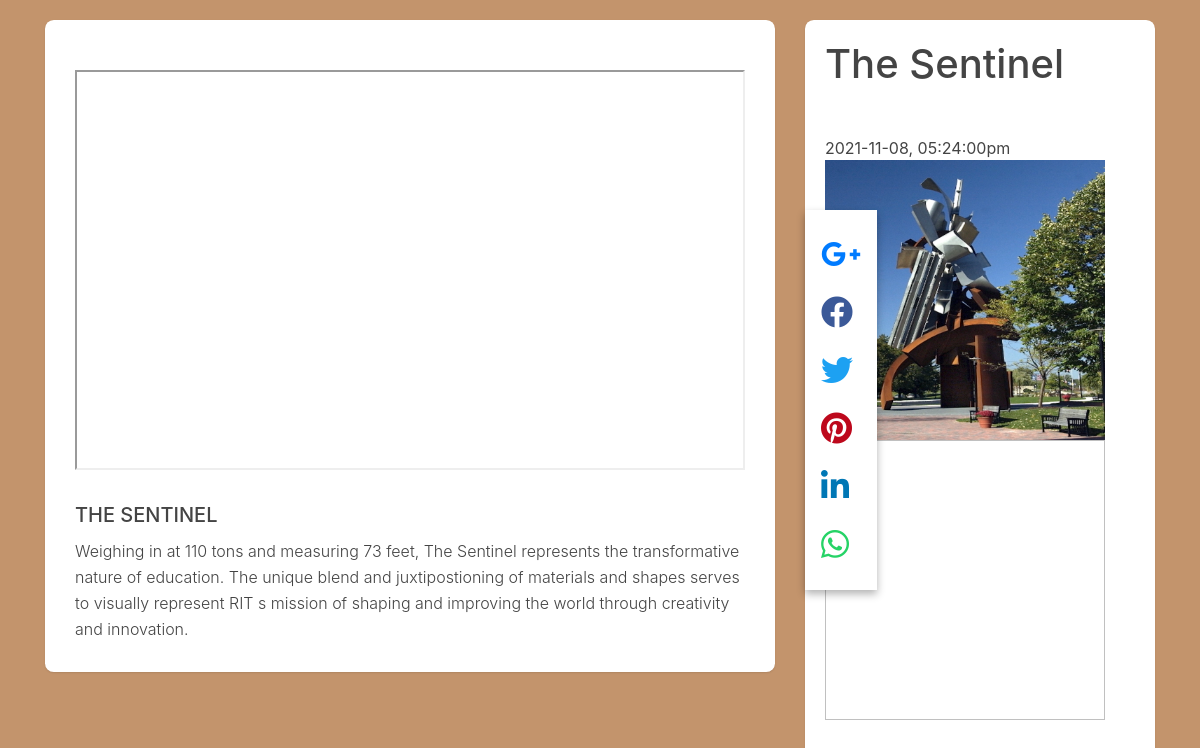
Screenshot of /Admin/detail.php with the database file from the repository.
### tables this page shows
CREATE TABLE IF NOT EXISTS `museai` (
  `idmuseai` INT NOT NULL AUTO_INCREMENT,
  `name` VARCHAR(50) NOT NULL,
  `artist` VARCHAR(50) NOT NULL,
  `year` VARCHAR(50) NOT NULL,
  `datepost` VARCHAR(50) NOT NULL,
  `datestart` DATE NOT NULL,
  `dateend` DATE NOT NULL,
  `numberallowed` INT NOT NULL,
  `venue` INT NOT NULL,
  `description` VARCHAR(10000) NOT NULL,
  `image` VARCHAR(50) NOT NULL,
  `location_image` VARCHAR(50) NOT NULL,
  `video` VARCHAR(50) NOT NULL,
  `location_video` VARCHAR(50) NOT NULL,
  `time` VARCHAR(50) NOT NULL,
  `qrCodeImage` VARCHAR(50) NOT NULL,
  `whoisposted` VARCHAR(200) NOT NULL,
  PRIMARY KEY (`idmuseai`),
  UNIQUE INDEX `name_UNIQUE` (`name` ASC),
  INDEX `venue_fk_idx` (`venue` ASC));

### Config/database.php (called while the page is built, shortened)
<?php
    class Config2 {
        private $host = '127.0.0.1';
        private $dbname = 'museai';
        public function __construct(){
            $dsn = 'mysql:host='.$this->host.';dbname='.$this->dbname;
            $options = array(
                PDO::ATTR_PERSISTENT => true,
                PDO::ATTR_ERRMODE => PDO::ERRMODE_EXCEPTION
            );
        }
    }
?>

### Admin/controller.php (called while the page is built, shortened)
<?php
    require_once '../Config/database.php';
    class Controller{
        private $dbh;
        private $server = "127.0.0.1";
        private $username = "root";
        private $password = "Merciful$100";
        private $dbname = "museai";
        function __construct(){
            $this->dbh = null;
            try{
                $this->dbh = new PDO("mysql:host=" . $this->server . ";dbname=" . $this->dbname, $this->username, $this->password);
                $this->dbh->exec("set names utf8");
                $this->dbh->setAttribute(PDO::ATTR_ERRMODE, PDO::ERRMODE_EXCEPTION);
                $this->dbh->setAttribute(PDO::ATTR_EMULATE_PREPARES, false);
            }catch(PDOException $exception){
                echo "Database could not be connected: " . $exception->getMessage();
            }
            return $this->dbh;
        }
        function get_museais($museaiID = null){
            try{
                $data = array();
                $query = "select * from museai";
                $stmt = $this->dbh->prepare($query);
                $stmt->execute();
                while($row = $stmt->fetch()){
                    $data[] = $row;
                }
                return $data;
            }catch(PDOException $pe){
                echo $pe->getMessage();
                return[];
            }
        }
    }
?>

### Admin/detail.php (the view, shortened to what this page needs)
<?php
    include('Controller.php');
    $db = new Controller();
?>
<?php
    include('../includes/header-detail.php');
?>
<div id="main-content" class="blog-page">
        <div class="container">
            <div class="row clearfix">
                <div class="col-lg-8 col-md-12 left-box">
                    <div class="card single_post">
                        <div class="body">
                            <div class="img-post">
                                <?php
                                    $video = $db->get_museais($_GET['id'])[0];
                                    $location = $video["location_video"];
                                    echo "<div >";
                                    echo "<iframe class='d-block img-fluid' src='https://player.vimeo.com/video/".$location."' controls width='800' height='500'></iframe>";
                                    echo "</div>";
                                ?>
                            </div>
                            <h3>
                                <?php
                                    $name = $db->get_museais($_GET['id'])[0];
                                    $name = $name["name"];
                                    echo "<div >";
                                    echo "<h3>".$name."</h3>";
                                    echo "</div>";
                                ?>
                            </h3>
                            <p>
                                <?php
                                    $description = $db->get_museais($_GET['id'])[0];
                                    $description = $description["description"];
                                    echo "<div >";
                                    echo "<p>".$description."</p>";
                                    echo "</div>";
                                ?>
                            </p>
                        </div>
                    </div>
                </div>
                <div class="col-lg-4 col-md-12 right-box">
                    <div class="card">
                        <?php
                            echo "<div class='header'>
                            <h1>".$name."</h1>
                            </div>";
                        ?>
                        <div class="body widget popular-post">
                            <div class="row">
                                <div class="col-lg-12">
                                    <div class="single_post">
                                        <span>
                                            <?php
                                                $date_time = $db->get_museais($_GET['id'])[0];
                                                $date = $date_time["datepost"];
                                                $time = $date_time["time"];
                                                echo "<span>".$date.", ".$time."</span>";
                                            ?>
                                        </span>
                                    </div>
                                    <div class="img-post">
                                        <?php
                                            $image = $db->get_museais($_GET['id'])[0];
                                            $location_image = $image["location_image"];
                                            echo "<div>";
                                            echo "<img src='".$location_image."' controls width='280' height='280' >";
                                            echo "</div>";
                                        ?>
                                    </div>
                                    <div class="single_post">
                                        <div class="img-post">
                                            <?php
                                                $path = 'qrCodeImg/';
                                                $file = $path.uniqid().".png";
                                                echo "<div>";
                                                echo "<img src='".$file."' controls width='280' height='280' >";
                                                echo "</div>";
                                            ?>
                                        </div>
                                    </div>
                                </div>
                            </div>
                        </div>
                        <div class="share-btn-container">
                            <a href="#" color="gplus" class="social-share-url gmail">
                            <i class="fab fa-google-plus"></i>
                            </a>
                            <a href="#" class="social-share-url facebook">
                            <i class="fab fa-facebook"></i>
                            </a>
                            <a href="#" class="social-share-url twitter">
                            <i class="fab fa-twitter"></i>
                            </a>
                            <a href="#" class="social-share-url twitter">
                            <i class="fab fa-pinterest"></i>
                            </a>
                            <a href="#" class="social-share-url linkedin">
                            <i class="fab fa-linkedin"></i>
                            </a>
                            <a href="#" class="social-share-url whatsapp">
                            <i class="fab fa-whatsapp"></i>
                            </a>
                        </div>
                    </div>
                </div>
            </div>
        </div>
    </div>

### includes/style.css (style rules this page uses)
p { font-size: 16px; line-height: 1.4em; }
h3 { line-height: 30px; }
.img-fluid { vertical-align: middle; margin-top: 20px; }

### includes/css/style-user.css (style rules this page uses)
body { margin-top:20px; background:#eee; }
.container { margin-right: auto; margin-left: auto; padding-right: 15px; padding-left: 15px; width: 100%; }
@media (min-width: 576px) { .container { max-width: 540px; } }
@media (min-width: 768px) { .container { max-width: 720px; } }
@media (min-width: 992px) { .container { max-width: 960px; } }
@media (min-width: 1200px) { .container { max-width: 1140px; } }
p { margin-top: 0; margin-bottom: 1rem; }
body { background-color: #c3946c; margin-top:20px; }
.card { background: #fff; transition: .5s; border: 0; margin-bottom: 30px; border-radius: .55rem; position: relative; width: 100%; box-shadow: 0 1px 2px 0 rgb(0 0 0 / 10%); }
.card .body { color: #444; padding: 20px; font-weight: 400; }
.card .header { color: #444; padding: 20px; position: relative; box-shadow: none; }
.single_post { -webkit-transition: all .4s ease; transition: all .4s ease }
.single_post .body { padding: 30px }
.single_post .img-post { position: relative; overflow: hidden; max-height: 500px; margin-bottom: 30px }
.img-fluid { max-width: 100%; height: 400px; }
.single_post h3 { font-size: 20px; text-transform: uppercase }
.single_post p { font-size: 16px; line-height: 26px; font-weight: 300; margin: 0 }

### includes/css/share.css (style rules this page uses)
.share-btn-container { background: #fff; display: flex; flex-direction: column; padding: 16px; box-shadow: 0 4px 8px rgba(0, 0, 0, 0.3); position: fixed; top: 50%; transform: translateY(-50%); }
.share-btn-container a i { font-size: 32px; }
.share-btn-container a { margin: 12px 0; transition: 500ms; }
.share-btn-container .fa-facebook { color: #3b5998; }
.share-btn-container .fa-twitter { color: #1da1f2; }
.share-btn-container .fa-linkedin { color: #0077b5; }
.share-btn-container .fa-pinterest { color: #bd081c; }
.share-btn-container .fa-whatsapp { color: #25d366; }

### rows the page displays
museai: name "THE SENTINEL", description "Weighing in at 110 tons and measuring 73 feet, The Sentinel represents the transformative nature of education. The unique blend and juxtipostioning of materials and shapes serves to visually represent RIT s mission of shaping and improving the world through creativity and innovation.", name "The Sentinel", datepost "2021-11-08", time "05:24:00pm", location_image (picture)
